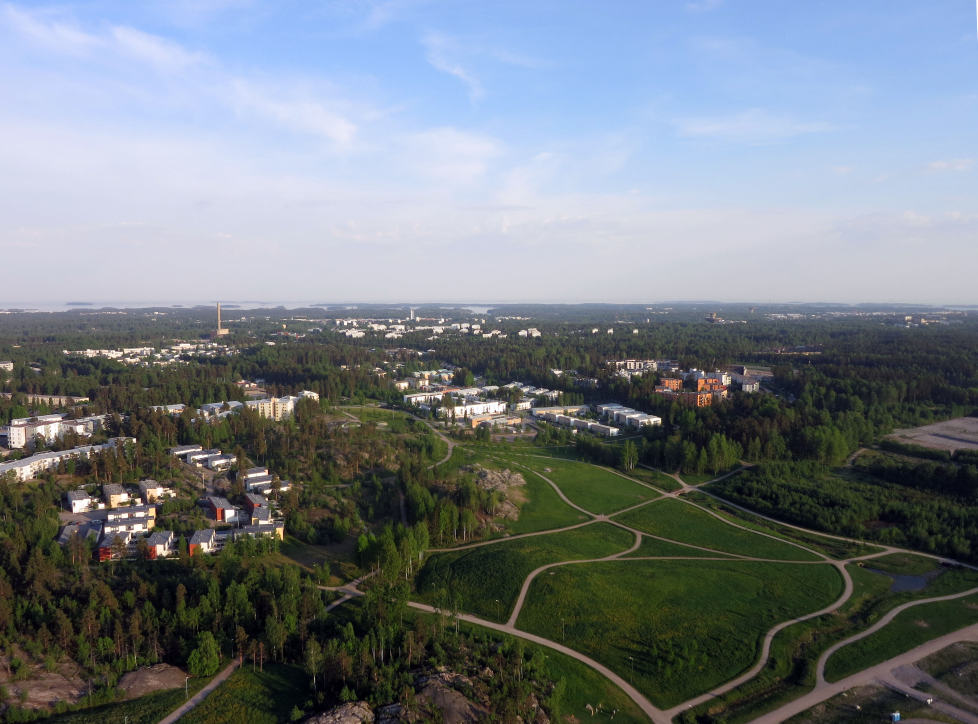
#> input picture exifparser/test0.jpg, 3910 x 2896 px (shown at 1/4 size)
$ python -i hdr.py   (imports and definitions only)   (older library calls are emulated)
#> lines starting #> are read from the running program, lines starting #| are printed output that depends on the picture
#> further down, picture is the input picture: shape (2896, 3910, 3); mean B, G, R 129.4, 123.3, 116
"""Filter for detecting HDR images.

We focus on detecting images that have a very noticeable or bad
HDR effect. Several features based on experimentation are looked
for in images. As the objective of high-dynamic-range imaging is
to reproduce a greater dynamic range of luminance, we look at the
luminance of the image by extracting the Y channel of the image
converted into the XYZ color space. We also consider the chrominance
of the image (as luma is typically paired with chrominance) by
looking at the U and V channels of the image converted into the YUV
color space.

Additionally, we calculate the contrast of the image, as HDR images
often exhibit a lower amount of contrast than normal images
(broadening the tonal range comes at the expense of decreased
contrast). The contrast is calculated with the root mean squared
contrast formula. The final feature is the amount of edges present
in comparison to the size of the image, calculated using a Laplacian
edge detector. HDR images usually have a higher amount of edges
present than their normal counterparts.

Finally, these features are fed into a support vector machine, which
has by default been trained with 200 non-HDR and 200 HDR images
collected from various sources and labeled by hand.
"""

import cv2
import numpy

from ..utils.utils import *
from ..utils.image_utils import read_color_image
from .. import get_data

from svm_filter import SVMFilter


def histogram_features(hist, maximum, step):
    """Get features from a histogram.

    :param hist: a histogram representing a color channel
    :type hist: numpy.ndarray
    :param maximum: maximum value of the color channel
    :type maximum: int
    :param step: in how big steps should the histogram be sampled
    :type step: int
    """
    means, maxes, max_diffs = [], [], []

    for i in xrange(step, maximum, step):
        view = hist[i - step:i]
        means.append(numpy.mean(view))
        maxes.append(numpy.max(view))
        max_diffs.append(numpy.max(numpy.diff(view)))

    return numpy.array(means, dtype=numpy.float32), \
        numpy.array(maxes, dtype=numpy.float32), \
        numpy.array(max_diffs, dtype=numpy.float32)


def color_channel_feature(channel, maximum, step):
    """Calculate features from a color channel based on its histogram.

    :param channel: the color channel
    :type channel: numpy.ndarray
    :param maximum: maximum value of the color channel
    :type maximum: int
    :param step: in how big steps should the histogram be sampled
    :type step: int
    """
    hist = cv2.calcHist([channel.flatten()], [0], None, [maximum],
                        [0, maximum - 1]).T[0]

    features = tuple([normalize(feat) for feat in
                      histogram_features(hist, maximum, step)])
    return numpy.concatenate(features)


# [23 lines left out: functions RMS_contrast, contrast, not called in this run]


def edge_ratio(obj):
    return numpy.count_nonzero(obj) / float(obj.size)


# [13 lines left out: function edges, not called in this run]


def get_input_vector(image):
    """Get input vector for use in SVM.

    :param image: the color image matrix
    :type img: numpy.ndarray
    :returns: numpy.ndarray -- the input vector
    """
    XYZ = cv2.cvtColor(image, cv2.COLOR_BGR2XYZ)
#> XYZ: shape (2896, 3910, 3); mean of channels 0, 1, 2 115.3, 122.2, 138
    YUV = cv2.cvtColor(image, cv2.COLOR_BGR2YUV)
#> YUV: shape (2896, 3910, 3); mean of channels 0, 1, 2 121.8, 131.7, 122.8
    gray = cv2.cvtColor(image, cv2.COLOR_BGR2GRAY)
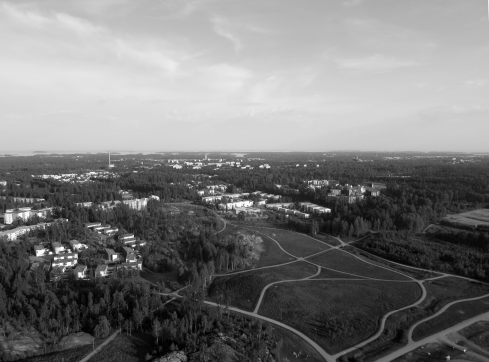
#> gray: shape (2896, 3910) (shown at 1/8 size); min 0, max 255, mean 121.8

    X, Y, Z = cv2.split(XYZ)
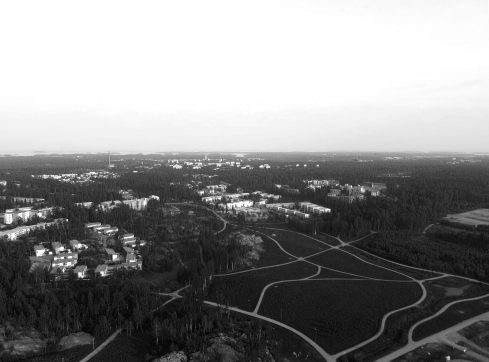
#> Z: shape (2896, 3910) (shown at 1/8 size); min 0, max 255, mean 138
    y, u, v = cv2.split(YUV)
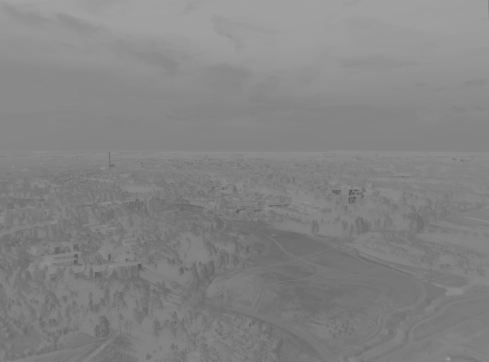
#> u: shape (2896, 3910) (shown at 1/8 size); min 81, max 163, mean 131.7
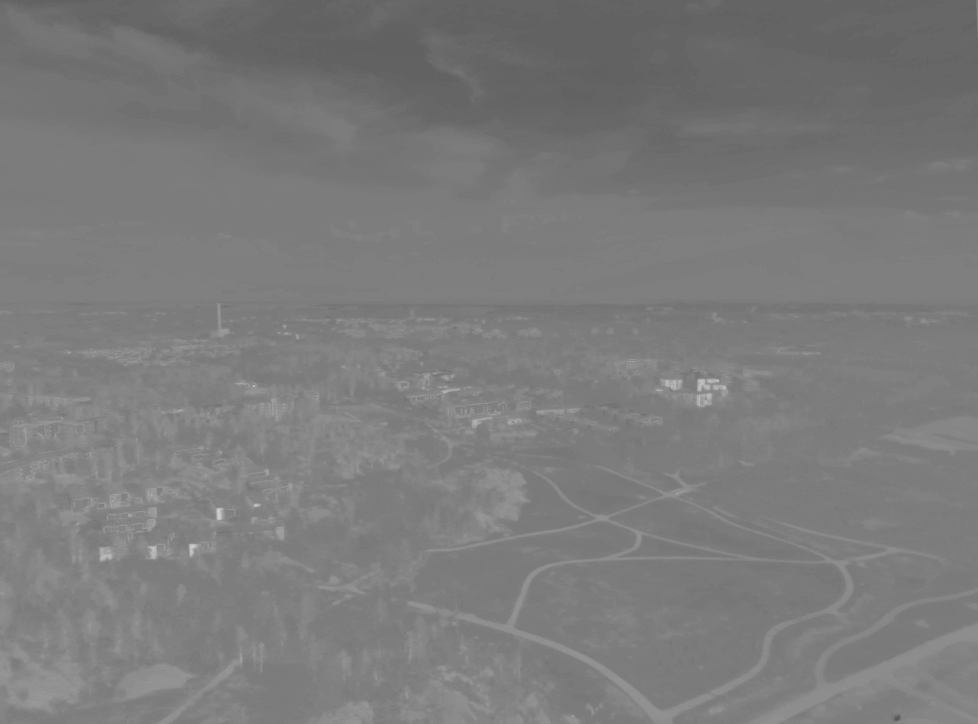
#> v: shape (2896, 3910) (shown at 1/4 size); min 84, max 208, mean 122.8

    histY = color_channel_feature(Y, 256, 16)
#> in color_channel_feature, `hist = cv2.calcHist([channel.flatten()], [0], None, [maximum], [0, max..`: hist = 256 values, max 250793 at index 214, min 0 at index 255, mean 44218.7
#> after the loop in histogram_features, `for i in xrange(step, maximum, step):`: max_diffs = [9021, 3875, 3541, -372, -1586, -184, 58, -153, 234, 241, 7903, 18731, 22967, 83060, 2821]; maxes = [37065, 70848, 101970, 100367, 76595, 42371, 24282, 19513, 9782, 4896, 14834, 89306, 119940, 250793, 79940]; means = [22086.9, 52540.2, 92903.9, 89800.6, 61002.3, 31747.8, 22649, 14507.2, 6196.7, 4364.6, 5290.4, 55675.5, 89502.2, 133455.8, 23564.1]
    histy = color_channel_feature(y, 256, 16)
    histu = color_channel_feature(u, 240, 15)
    histv = color_channel_feature(v, 240, 15)

    cont = contrast(Y)
    edge = edges(gray)

    return numpy.concatenate((histY, histy, histu, histv,
                              cont, edge)).astype(numpy.float32)


# [64 lines that did not run here, left out]

>>> import cv2
>>> picture = cv2.imread('../../exifparser/test0.jpg')
#> (the run stopped early here; a loop or call above may not have finished)

$ run again, on exifparser/test1.jpg
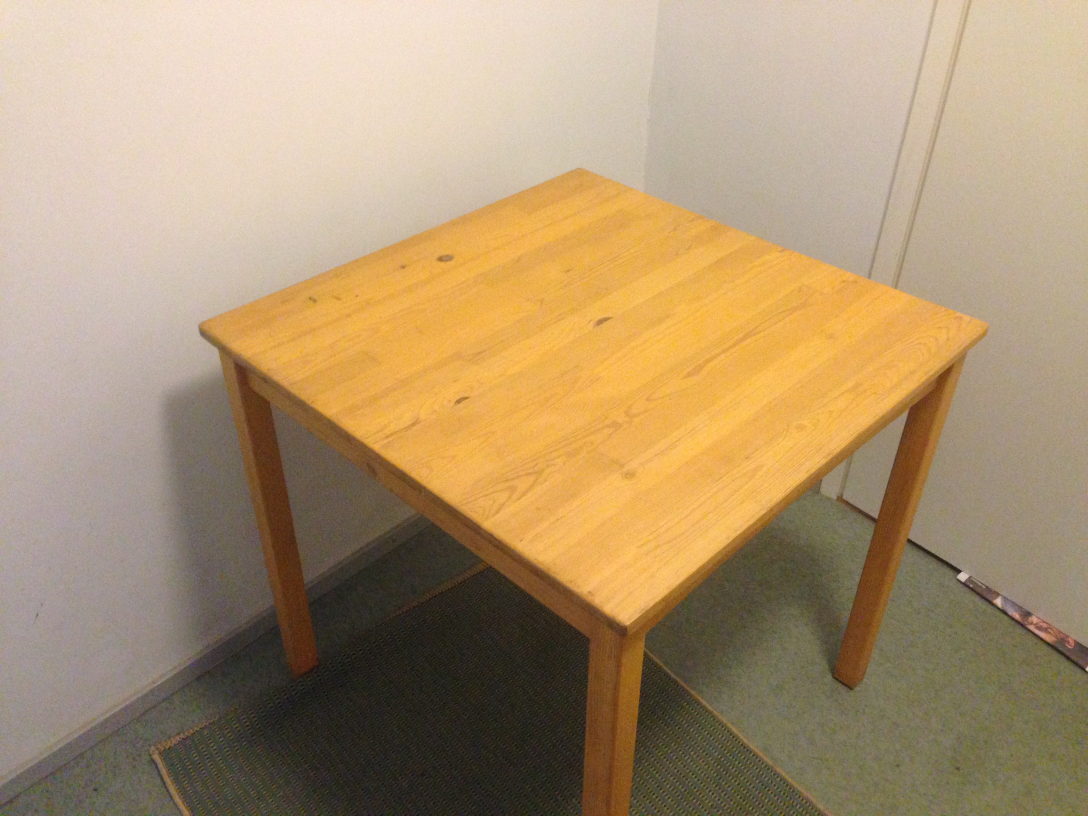
#> input picture exifparser/test1.jpg, 3264 x 2448 px (shown at 1/3 size)
#> picture is the input picture: shape (2448, 3264, 3); mean B, G, R 113.8, 147.7, 171.9
#> XYZ: shape (2448, 3264, 3); mean of channels 0, 1, 2 144.2, 150.4, 129
#> YUV: shape (2448, 3264, 3); mean of channels 0, 1, 2 151, 109.8, 146.2
#> in get_input_vector, `y, u, v = cv2.split(YUV)`:
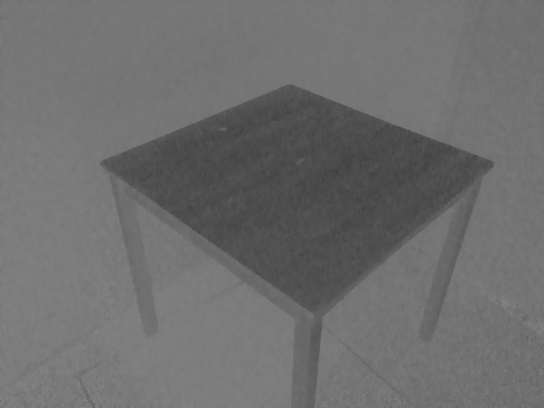
#> u: shape (2448, 3264) (shown at 1/6 size); min 50, max 142, mean 109.8
#> in get_input_vector, `y, u, v = cv2.split(YUV)`:
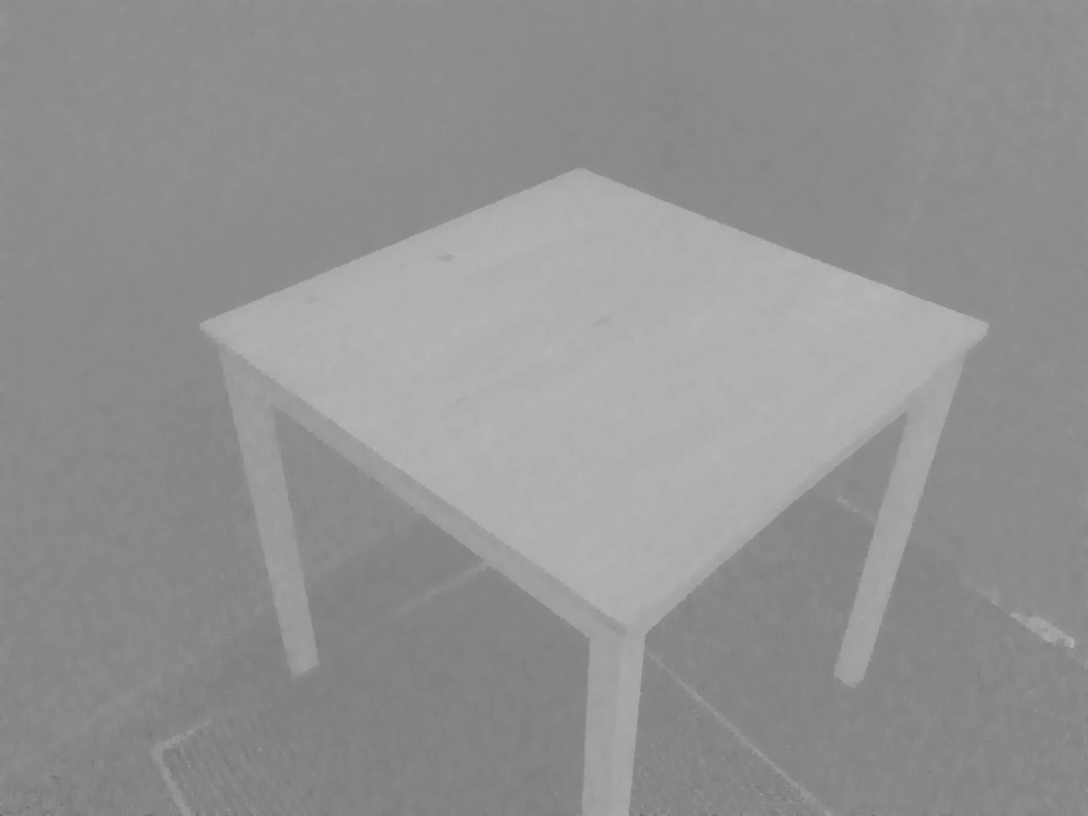
#> v: shape (2448, 3264) (shown at 1/3 size); min 103, max 183, mean 146.2
#> hist = 256 values, max 117416 at index 183, min 0 at index 0, mean 31212
#> the loop in histogram_features, `for i in xrange(step, maximum, step):` made 15 passes
#> view on pass 1: [0, 0, 0, 0, 0, 0, 0, 0, 0, 0, 0, 2, 8, 19, 36, 94]
#> after the loop in histogram_features, `for i in xrange(step, maximum, step):`: max_diffs = [58, 4251, 4145, 343, 1636, 789, 3302, 804, 3083, 434, 6091, 6833, -1660, 1780, -86]; maxes = [94, 25570, 40596, 20473, 28166, 30979, 47020, 48997, 32473, 32668, 78699, 117416, 87322, 54491, 48921]; means = [9.94, 7377.1, 32201.4, 15831.1, 22136.4, 29110.7, 31170.4, 28401.2, 19017.6, 28361.4, 46884.5, 105245.8, 67517.9, 48395.1, 17729.1]

$ run again, on exifparser/test2.jpg
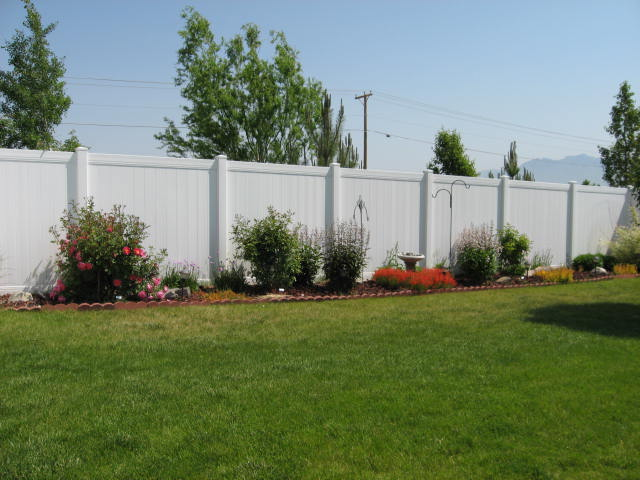
#> input picture exifparser/test2.jpg, 640 x 480 px
#> picture is the input picture: shape (480, 640, 3); mean B, G, R 108.1, 131.7, 117.3
#> XYZ: shape (480, 640, 3); mean of channels 0, 1, 2 114.9, 127, 120.6
#> YUV: shape (480, 640, 3); mean of channels 0, 1, 2 124.7, 119.8, 121.5
#> in get_input_vector, `X, Y, Z = cv2.split(XYZ)`:
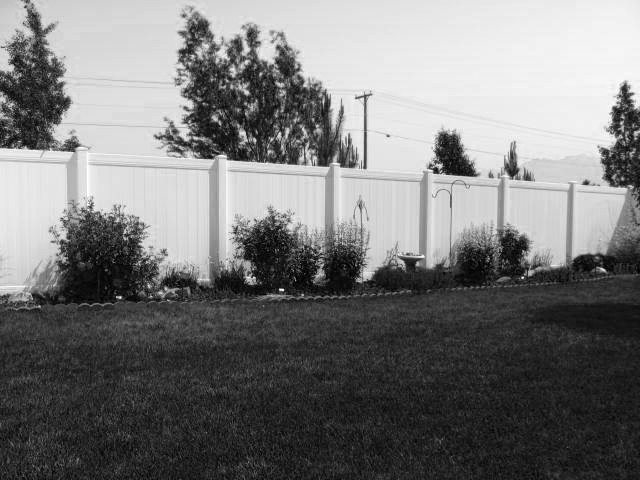
#> Z: shape (480, 640); min 0, max 255, mean 120.6
#> in get_input_vector, `y, u, v = cv2.split(YUV)`:
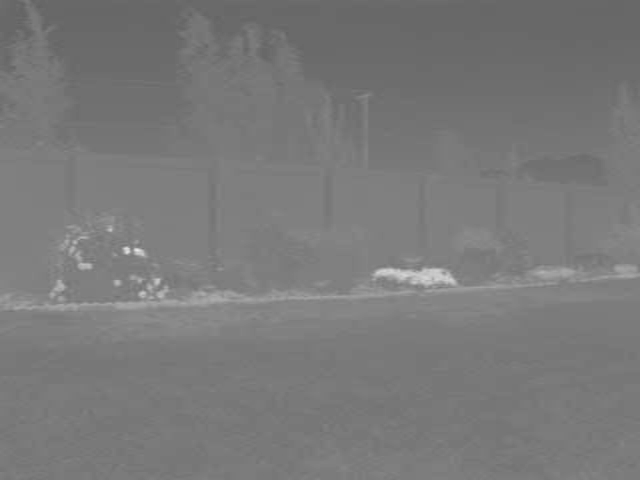
#> v: shape (480, 640); min 98, max 234, mean 121.5
#> hist = 256 values, max 4720 at index 194, min 0 at index 241, mean 1200
#> the loop in histogram_features, `for i in xrange(step, maximum, step):` made 15 passes
#> view on pass 15: [44, 58, 52, 20, 17, 10, 7, 5, 9, 6, 13, 3, 20, 1, 1, 1]
#> after the loop in histogram_features, `for i in xrange(step, maximum, step):`: max_diffs = [77, 69, 73, 102, 315, 197, 5, 6, 74, 103, 220, 553, 869, 80, 17]; maxes = [340, 667, 630, 1058, 3770, 4382, 2693, 1273, 574, 793, 1488, 3264, 4720, 1256, 58]; means = [130.1, 436.9, 562, 765.8, 2231.2, 3869.8, 1928.7, 836.6, 447.3, 458.9, 1208.1, 2321.2, 3594.7, 391.4, 16.69]
